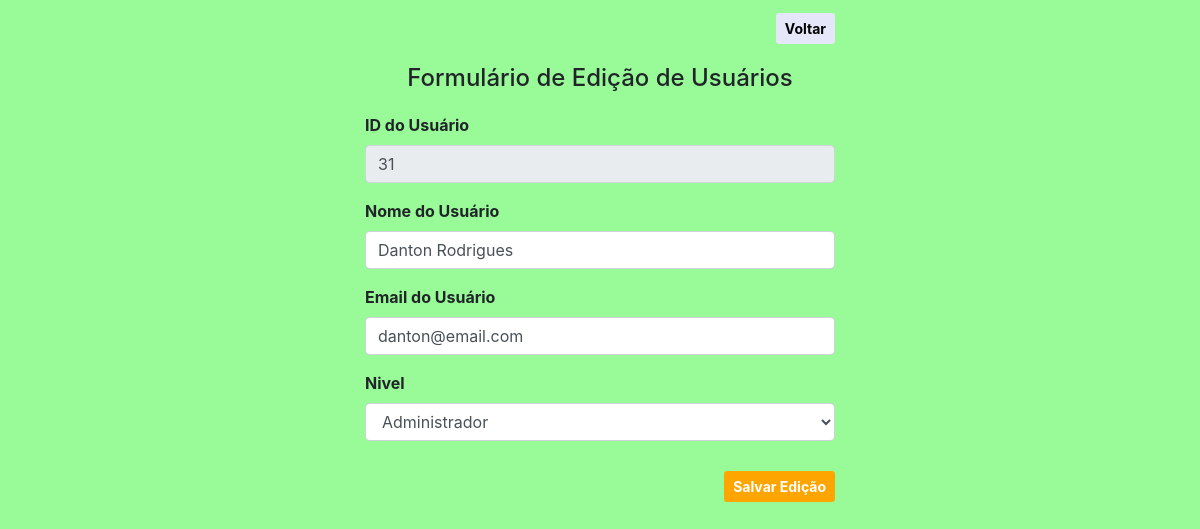
/Projeto_Estoque/telas/usuario/editar_usuario.php?id_usuario=31, run on the app's committed database.
### tables this page shows
CREATE TABLE `tb_usuario` (
  `id_usuario` int(11) NOT NULL,
  `nome_usuario` varchar(250) NOT NULL,
  `email_usuario` varchar(250) NOT NULL,
  `senha_usuario` varchar(250) NOT NULL,
  `nivel_usuario` int(2) NOT NULL,
  `status` varchar(50) NOT NULL
);

### Projeto_Estoque/telas/usuario/editar_usuario.php (the view, shortened to what this page needs)
<?php
include '../../lib/bd/conexao.php';
$id_usuario = $_GET['id_usuario'];
?>
<!DOCTYPE html>
<html>
<head>
	<link rel="stylesheet" href="../../lib/bootstrap/css/bootstrap.min.css">
	<link rel="stylesheet" href="../../lib/css/style.css">
</head>
<body>
<div class="container" id="tamanho_container">
	<div id="botao_direita">
      <a href="listar_usuario.php" role="button" id="botao_voltar" class="btn btn-sm">Voltar</a>
  </div>
	<h4>Formulário de Edição de Usuários</h4>
	<form id="espaçamento" action="atualizar_usuario.php" method="POST">
	<?php
		$sql = "SELECT * FROM `tb_usuario` WHERE id_usuario = $id_usuario";
		$buscar  = mysqli_query($conexao,$sql);
		while ($array = mysqli_fetch_array($buscar)) {
		$id_usuario = $array['id_usuario'];
    	$nome_usuario = $array['nome_usuario'];
    	$email_usuario = $array['email_usuario'];
  ?>
		<div class="form-group">
			<label>ID do Usuário</label>
			<input type="number" class="form-control" name="id_usuario"  readonly value="<?php echo $id_usuario ?>">
		</div>
		<div class="form-group">
			<label>Nome do Usuário</label>
			<input type="text" class="form-control" name="nome_usuario" value="<?php echo $nome_usuario ?>"   autocomplete="off">
		</div>
		<div class="form-group">
			<label>Email do Usuário</label>
			<input type="email" class="form-control" name="email_usuario" value="<?php echo $email_usuario ?>">
		</div>
		<div class="form-group">
			<label>Nivel</label>
			<select class="form-control" name="nivel_usuario"required>
				<option value="1">Administrador</option>
			</select>
		</div>
  		<div id="botao_direita">
  			<button type="submit" id="botao_editar" class="btn btn-sm">Salvar Edição</button>
  		</div>
  	<?php } ?>
  	</form>
</div>
</body>
</html>

### data on the page
tb_usuario: id_usuario "31", nome_usuario "Danton Rodrigues", email_usuario "danton@email.com"
